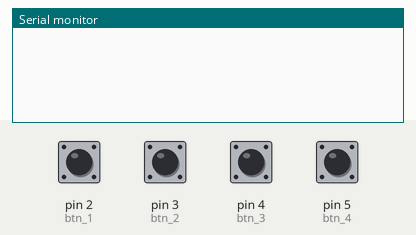
Bench run of a sketch on a simulated Arduino Uno, built with avr-gcc and run on an emulated ATmega328P. Parts: the last lines printed to the serial monitor. Inputs (shaded band) come from the test bench; at power-on: pin 2 (btn_1), pin 3 (btn_2), pin 4 (btn_3), pin 5 (btn_4) HIGH.

Above: at 1.2 s.
1.3 s: pin 2 (btn_1) pulled LOW for 0.15 s
At 2.6 s:
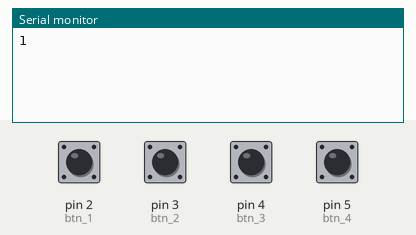
2.9 s: pin 3 (btn_2) pulled LOW for 0.15 s
At 3.8 s:
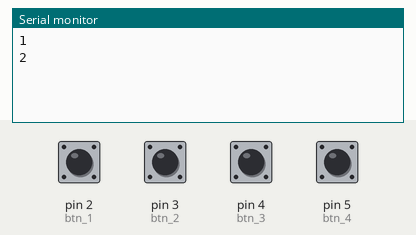
4.5 s: pin 4 (btn_3) pulled LOW for 0.15 s
At 5.1 s:
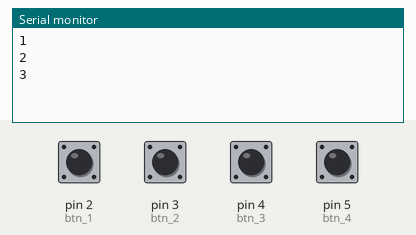
6.1 s: pin 5 (btn_4) pulled LOW for 0.15 s
At 7.4 s:
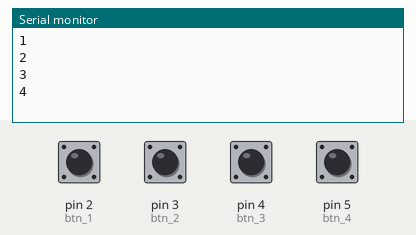
Timing chart, 0 to 8.7 s (numbered marks = the images above; inputs shaded):
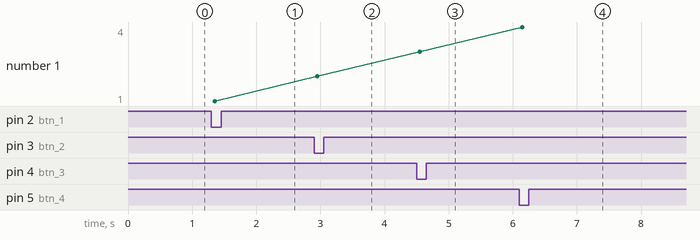

The sketch:

ARDUINO-INTE.ino
```cpp
#include <ezButton.h>

#define btn_1 2
#define btn_2 3
#define btn_3 4
#define btn_4 5


ezButton button1(btn_1);
ezButton button2(btn_2);
ezButton button3(btn_3);
ezButton button4(btn_4);

void setup() {
  Serial.begin(9600);
  button1.setDebounceTime(50);
  button2.setDebounceTime(50);
  button3.setDebounceTime(50);
  button4.setDebounceTime(50);
}

void loop() {
  button1.loop();
  button2.loop();
  button3.loop();
  button4.loop();

  if (button1.isPressed()) {
    Serial.println("1");
  }

  if (button2.isPressed()) {
    Serial.println("2");
  }

  if (button3.isPressed()) {
    Serial.println("3");
  }

  if (button4.isPressed()) {
    Serial.println("4");
  }
}
```

Measured:
- after the input at 1.3 s, the serial monitor: prints a new line after 0.05 s (image 1)
- after the input at 2.9 s, the serial monitor: prints a new line after 0.05 s (image 2)
- after the input at 4.5 s, the serial monitor: prints a new line after 0.05 s (image 3)
- after the input at 6.1 s, the serial monitor: prints a new line after 0.05 s (image 4)
- plotted number 1: 1 → 2 after the input at 2.9 s, 2 → 3 after the input at 4.5 s, 3 → 4 after the input at 6.1 s
